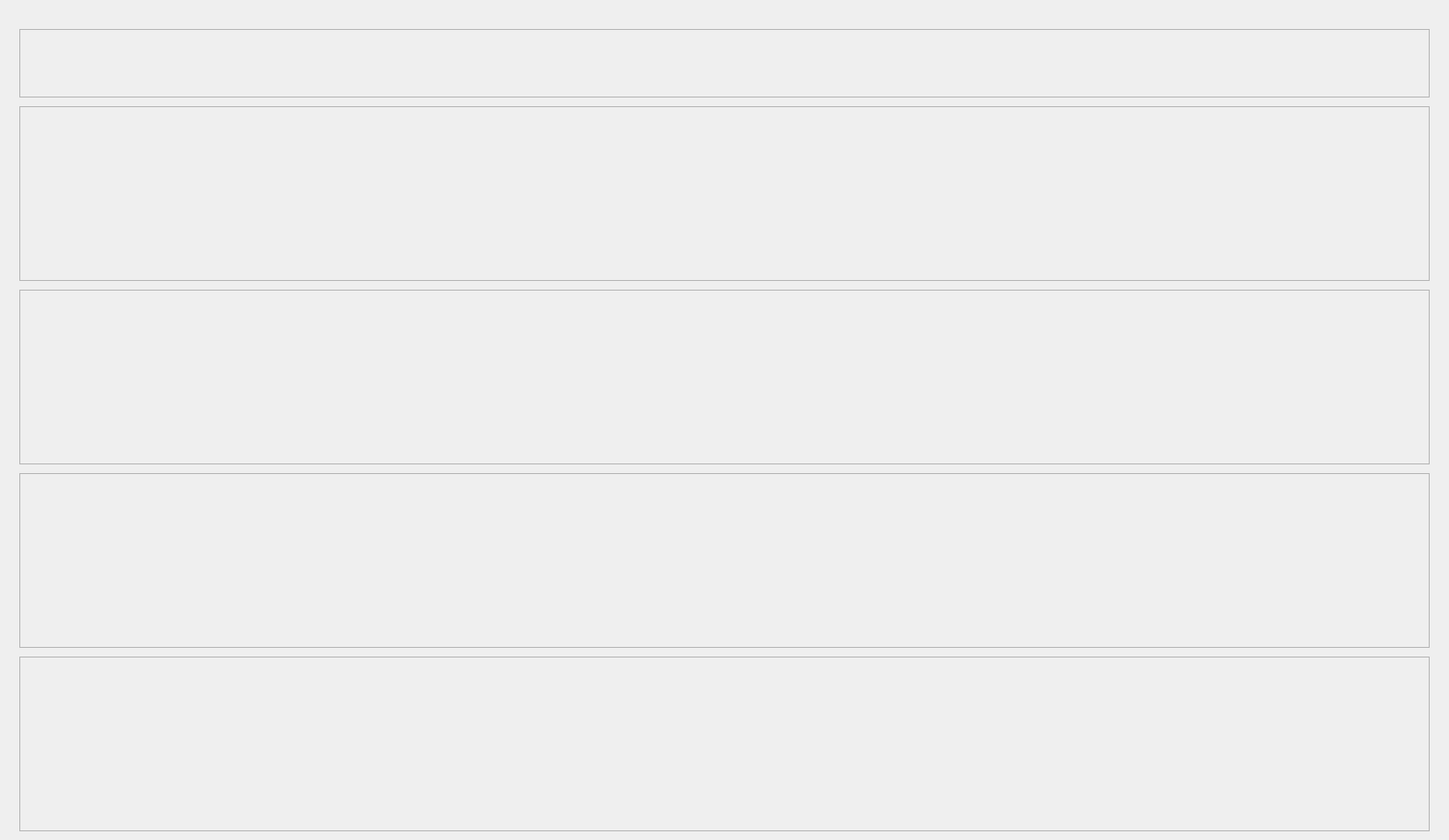
<?xml version="1.0" encoding="UTF-8"?>
<ui version="4.0">
 <class>main</class>
 <widget class="QWidget" name="main">
  <property name="geometry">
   <rect>
    <x>0</x>
    <y>0</y>
    <width>1500</width>
    <height>870</height>
   </rect>
  </property>
  <property name="windowTitle">
   <string>Form</string>
  </property>
  <widget class="QFrame" name="frame_4">
   <property name="geometry">
    <rect>
     <x>20</x>
     <y>680</y>
     <width>1460</width>
     <height>181</height>
    </rect>
   </property>
   <property name="frameShape">
    <enum>QFrame::StyledPanel</enum>
   </property>
   <property name="frameShadow">
    <enum>QFrame::Raised</enum>
   </property>
  </widget>
  <widget class="QFrame" name="frame_5">
   <property name="geometry">
    <rect>
     <x>20</x>
     <y>490</y>
     <width>1460</width>
     <height>181</height>
    </rect>
   </property>
   <property name="frameShape">
    <enum>QFrame::StyledPanel</enum>
   </property>
   <property name="frameShadow">
    <enum>QFrame::Raised</enum>
   </property>
  </widget>
  <widget class="QFrame" name="frame_6">
   <property name="geometry">
    <rect>
     <x>20</x>
     <y>300</y>
     <width>1460</width>
     <height>181</height>
    </rect>
   </property>
   <property name="frameShape">
    <enum>QFrame::StyledPanel</enum>
   </property>
   <property name="frameShadow">
    <enum>QFrame::Raised</enum>
   </property>
  </widget>
  <widget class="QFrame" name="frame_7">
   <property name="geometry">
    <rect>
     <x>20</x>
     <y>110</y>
     <width>1460</width>
     <height>181</height>
    </rect>
   </property>
   <property name="frameShape">
    <enum>QFrame::StyledPanel</enum>
   </property>
   <property name="frameShadow">
    <enum>QFrame::Raised</enum>
   </property>
  </widget>
  <widget class="QFrame" name="frame_8">
   <property name="geometry">
    <rect>
     <x>20</x>
     <y>30</y>
     <width>1460</width>
     <height>71</height>
    </rect>
   </property>
   <property name="frameShape">
    <enum>QFrame::StyledPanel</enum>
   </property>
   <property name="frameShadow">
    <enum>QFrame::Raised</enum>
   </property>
  </widget>
 </widget>
 <resources/>
 <connections/>
</ui>
